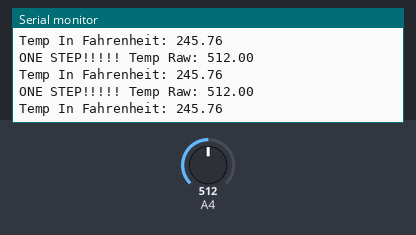
Bench run of a sketch on a simulated Arduino Uno, built with avr-gcc and run on an emulated ATmega328P. Shown: the last lines printed to the serial monitor. Inputs (shaded band) come from the test bench; at power-on: A4 = 512.

Above: at 1.3 s.
1.4 s: A4 set to 716
At 1.83 s:
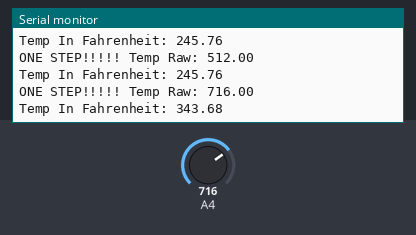
2.9 s: A4 set to 900
At 3.33 s:
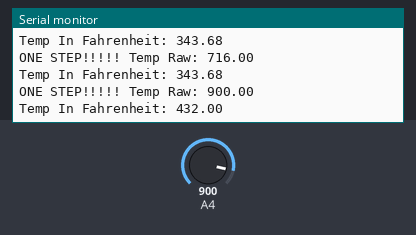
Timing chart, 0 to 5.9 s (numbered marks = the images above; inputs shaded):
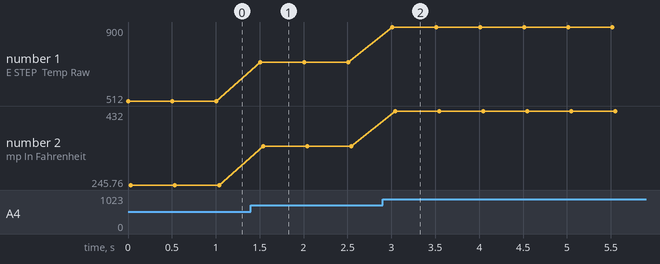

Measured:
- after the input at 1.4 s, the serial monitor: prints a new line after 0.10 s (image 1)
- after the input at 2.9 s, the serial monitor: prints a new line after 0.11 s (image 2)
- plotted number 1: 512 → 716 after the input at 1.4 s, 716 → 900 after the input at 2.9 s
- plotted number 2: 245.76 → 343.68 after the input at 1.4 s, 343.68 → 432 after the input at 2.9 s

The sketch:

TemperatureSensor_Kit-on-a-Shield.ino
```cpp
/*Upload this code, open the serial monitor window
   and the ambient temperature will be displayed.

   Put your finger on the Kit-on-a-Shields LM34 temp
   sensor, to see if it changes the temperature reading.
   (If it doesn't change, you may be a vampire.)
*/

void setup() {

  Serial.begin(9600);

}

void loop() {

  float tempValue = analogRead(A4);

  Serial.print ("ONE STEP!!!!! ");
  Serial.print ("Temp Raw: ");
  Serial.println (tempValue);
  Serial.print ("Temp In Fahrenheit: ");
  Serial.println ((tempValue * .0048) / .010);

  Serial.println ();
  delay(500);

}
```
